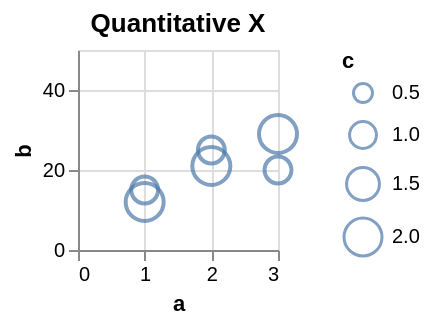

Vega-Lite specification stored for this chart:
### Vega specification from a JSON file in a GitHub repository (floating-point values rounded to 4 significant figures)
{"$schema": "https://vega.github.io/schema/vega/v5.json", "description": "Testing invalid", "background": "white", "padding": 5, "height": 100, "data": [{"name": "source_0", "values": [{"a": 1, "b": 15, "c": 1}, {"a": 2, "b": 25, "c": 1}, {"a": 3, "b": 20, "c": 1}, {"a": 1, "b": 12, "c": 2}, {"a": 2, "b": 21, "c": 2}, {"a": 3, "b": 29, "c": 2}, {"a": 1, "b": 8, "c": null}, {"a": 2, "b": 31, "c": null}, {"a": 3, "b": 49, "c": null}]}], "signals": [{"name": "childWidth", "value": 100}], "layout": {"padding": 20, "bounds": "full", "align": "each"}, "marks": [{"type": "group", "name": "concat_0_group", "title": {"text": "Quantitative X", "frame": "group"}, "style": "cell", "encode": {"update": {"width": {"signal": "childWidth"}, "height": {"signal": "height"}}}, "marks": [{"name": "concat_0_marks", "type": "symbol", "style": ["point"], "from": {"data": "source_0"}, "encode": {"update": {"opacity": {"value": 0.7}, "fill": {"value": "transparent"}, "stroke": {"value": "#4c78a8"}, "ariaRoleDescription": {"value": "point"}, "description": {"signal": "\"a: \" + (format(datum[\"a\"], \"\")) + \"; b: \" + (format(datum[\"b\"], \"\")) + \"; c: \" + (format(datum[\"c\"], \"\"))"}, "x": [{"test": "!isValid(datum[\"a\"]) || !isFinite(+datum[\"a\"])", "scale": "concat_0_x", "value": 0}, {"scale": "concat_0_x", "field": "a"}], "y": [{"test": "!isValid(datum[\"b\"]) || !isFinite(+datum[\"b\"])", "scale": "concat_0_y", "value": 0}, {"scale": "concat_0_y", "field": "b"}], "size": [{"test": "!isValid(datum[\"c\"]) || !isFinite(+datum[\"c\"])", "scale": "size", "value": 0}, {"scale": "size", "field": "c"}]}}}], "axes": [{"scale": "concat_0_x", "orient": "bottom", "gridScale": "concat_0_y", "grid": true, "tickCount": {"signal": "ceil(childWidth/40)"}, "domain": false, "labels": false, "aria": false, "maxExtent": 0, "minExtent": 0, "ticks": false, "zindex": 0}, {"scale": "concat_0_y", "orient": "left", "gridScale": "concat_0_x", "grid": true, "tickCount": {"signal": "ceil(height/40)"}, "domain": false, "labels": false, "aria": false, "maxExtent": 0, "minExtent": 0, "ticks": false, "zindex": 0}, {"scale": "concat_0_x", "orient": "bottom", "grid": false, "title": "a", "labelFlush": true, "labelOverlap": true, "tickCount": {"signal": "ceil(childWidth/40)"}, "zindex": 0}, {"scale": "concat_0_y", "orient": "left", "grid": false, "title": "b", "labelOverlap": true, "tickCount": {"signal": "ceil(height/40)"}, "zindex": 0}]}], "scales": [{"name": "size", "type": "linear", "domain": {"data": "source_0", "field": "c"}, "range": [0, 361], "zero": true}, {"name": "concat_0_x", "type": "linear", "domain": {"data": "source_0", "field": "a"}, "range": [0, {"signal": "childWidth"}], "nice": true, "zero": true}, {"name": "concat_0_y", "type": "linear", "domain": {"data": "source_0", "field": "b"}, "range": [{"signal": "height"}, 0], "nice": true, "zero": true}], "legends": [{"size": "size", "symbolType": "circle", "title": "c", "encode": {"symbols": {"update": {"fill": {"value": "transparent"}, "stroke": {"value": "#4c78a8"}, "opacity": {"value": 0.7}}}}}]}
